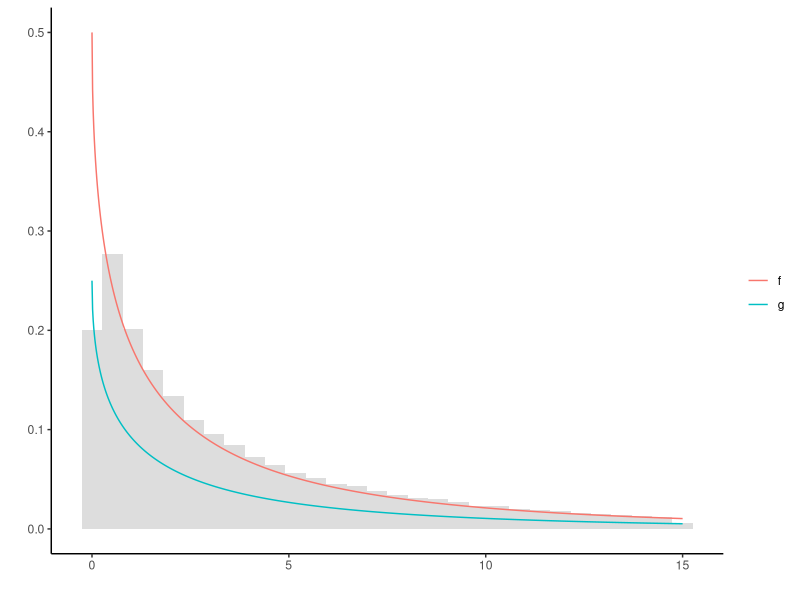
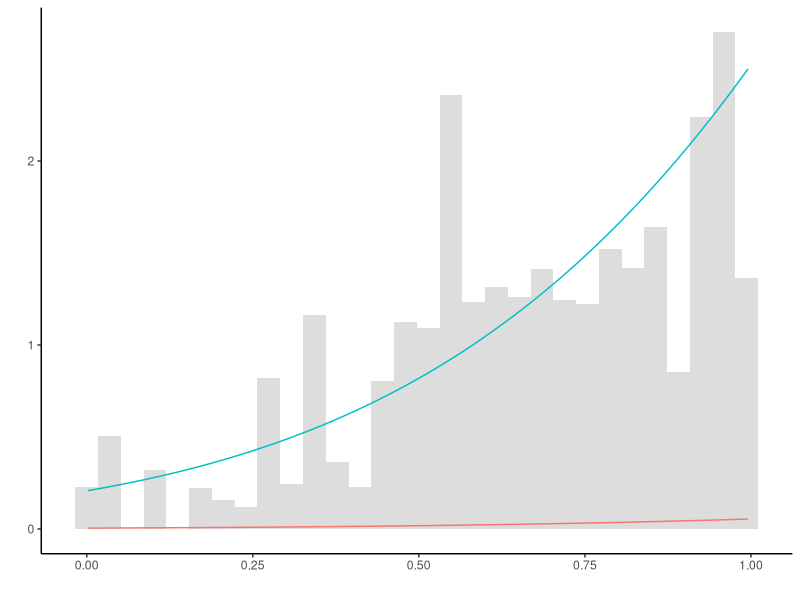
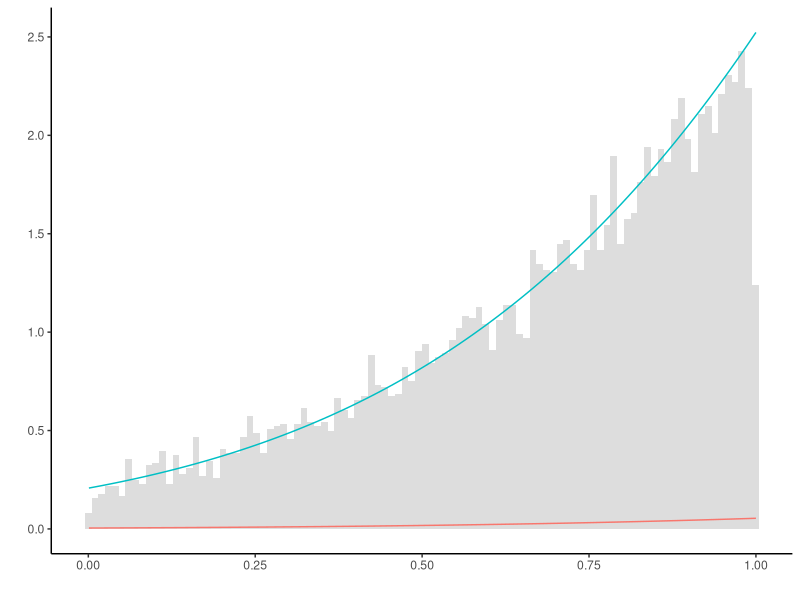
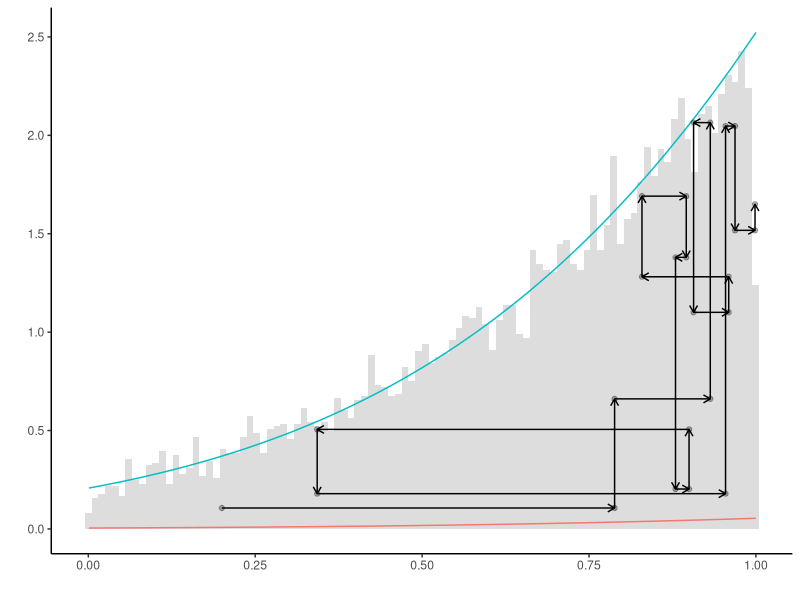
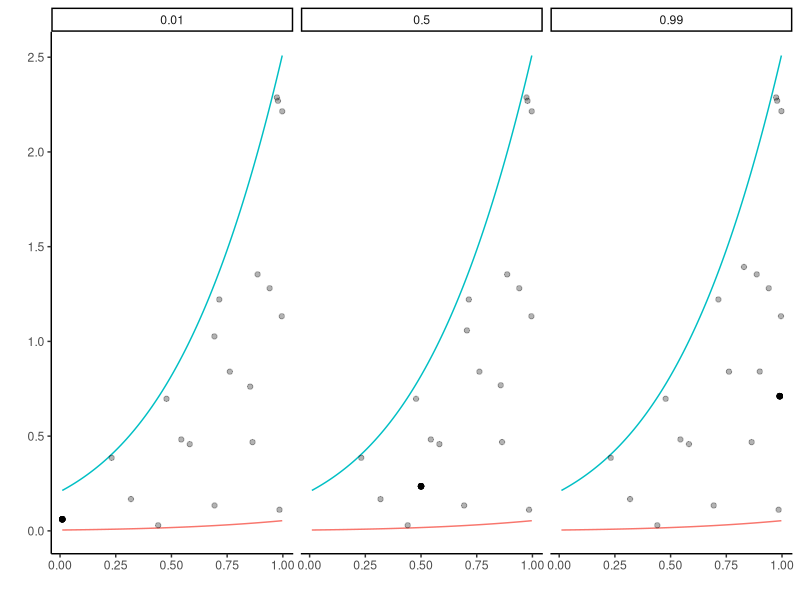
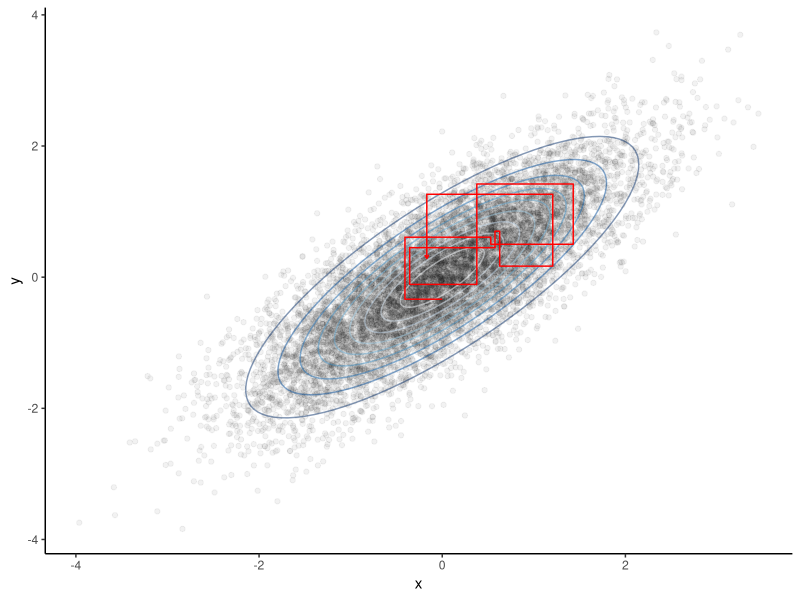

R code for these plots, in order:
## ---- chunk 1
knitr::opts_chunk$set(echo = TRUE)
## ---- chunk 2

g <- function(x) exp(-sqrt(x)) / 4 #density up to constant 2 
f <- function(x) 2 * g(x) #true density

## ---- chunk 3

N <- 1e5 #length of random walk
X <- c(1) #starting value
for (n in 1:N) {
  Y <- runif(1, 0, g(X[n])) #vertical slice
  X[n + 1] <- runif(1) * log(4 * Y) ** 2 #horizontal slice
}

require("tidyverse")
df <- tibble(x = seq(0, 15, l = 1e3), g = g(x), f = f(x))
df <- gather(df, f, g, key = "col", value = "val")
ggplot() + theme_classic() + labs(y = '', x = '', color = '') +
  geom_histogram(aes(X[X < 15], y = ..density..), alpha = 0.2) +
  geom_line(data = df, aes(x, val, colour = col))

## ---- chunk 4


f <- function(x) dnorm(x, 3, 1) * (0 <= x & x <= 1) #truncated normal
q <- function(x) dnorm(x, 3, 1) #proposal density

c = 1 / (pnorm(1,3,1) - pnorm(0,3,1)) #normalizing constant
g <- function(x) dnorm(x, 3, 1) * c #true density

rho <- function(x, y) f(y) / f(x) * q(x) / q(y) #acceptance probability

N <- 1e4 #length of chain
Y <- rnorm(N, 3, 1) #draw from proposal 

X <- c(0.5) #initial value of Markov chain
for (n in 1:N) {
  if (runif(1) < rho(X[n],Y[n])) X[n + 1] = Y[n] #accept with rho
  else X[n + 1] <- X[n] #reject with 1-rho
}

ggplot() + theme_classic() + labs(y = '', x = '', color = '') +
  geom_histogram(aes(X, y = ..density..), alpha = 0.2) +
  stat_function(fun = function(x) f(x), color = "#f8766d") + 
  stat_function(fun = function(x) g(x), color = "#00bfc4")  


## ---- chunk 5

set.seed(123)

N <- 1e4 #length of chain
X <- c(0.2) #initial value of the chain
Y <- c() #vertical slice
for (n in 1:N) {
  Y[n] <- runif(1) * f(X[n]) #vertical slice
  X[n + 1] <- runif(1, max(3 - sqrt(-2 * log(sqrt(2 * pi) * Y[n])), 0), 1) #horiz. slice
}

plt = ggplot() + theme_classic() + labs(y = '', x = '', color = '') +
  geom_histogram(aes(X, y = ..density..), alpha = 0.2, bins = 100) +
  stat_function(fun = function(x) f(x), color = "#f8766d") + 
  stat_function(fun = function(x) g(x), color = "#00bfc4")  
plt

## ---- chunk 6
m <- 12 #number of steps

plt +
  geom_point(aes(x = X[1:(m + 1)], y = c * Y[1:(m + 1)]), alpha = 0.3) +
  geom_point(aes(x = X[2:(m + 1)], y = c * Y[1:m]), alpha = 0.3) +
  geom_segment(aes(
    x = X[1:m],
    y = c * Y[1:m],
    xend = X[2:(m + 1)],
    yend = c * Y[1:m]
  ),
  arrow = arrow(length = unit(0.2, "cm"))) +
  geom_segment(aes(
    x = X[2:(m + 1)],
    y = c * Y[1:m],
    xend = X[2:(m + 1)],
    yend = c * Y[2:(m + 1)]
  ),
  arrow = arrow(length = unit(0.2, "cm"))) 

## ---- chunk 7

set.seed(123)
N <- 20 #length of chain
X <- U <- matrix(NA, nrow = N, ncol = 3)

Vh <- runif(N) #use the same uniform random variables for the horizontal slice 
Vv <- runif(N) #use the same uniform random variables for the vertical slice  

X[1,] <- c(0.01, 0.5, 0.99) # initial values for horizontal slice
U[1,] <- Vh[1] * f(X[1,]) #first vertical slice

for (n in 2:N) {
  
  shift <- pmax(3 - sqrt(-2 * log(sqrt(2 * pi) * U[n - 1, ])), 0)
  X[n, ] <- Vv[n] * (1 - shift) + shift #horizontal slice
  U[n, ] <- Vh[n] * f(X[n, ]) #vertical slice
  
}


#plot results
df = tibble(x = c(X), y = c(U), group = rep(X[1,], each = N))
ggplot(df) + theme_classic() + labs(y = '', x = '', color = '') +
  stat_function(fun = function(x) f(x), color = "#f8766d") + 
  stat_function(fun = function(x) g(x), color = "#00bfc4") + 
geom_point(aes(x = x, y = c * y), alpha = 0.3) +
  geom_point(aes(x = group, y = c * Vh[1] * f(group)), colour = "black", alpha = 0.3) + 
  facet_wrap(~as.factor(group))

## ---- chunk 8

set.seed(123)
rho <- 0.8

N <- 1e4 #length of chain
X <- c(0); Y <- c() #initial values

for (n in 1:N) {
  Y[n] = rnorm(1, rho * X[n], (1 - rho ** 2) ** .5)
  X[n + 1] = rnorm(1, rho * Y[n], (1 - rho ** 2) ** .5)
}

## ---- chunk 9

# plot results
require('tidyverse')
require('ellipse')
require('RColorBrewer')

#true distribution
SIG = matrix(c(1, rho, rho, 1), 2, 2) #true covariance matrix
df.conf = as_tibble(do.call('rbind', mapply(
  function(z) cbind(ellipse(SIG, level = z), z), seq(.1, .9, .1), SIMPLIFY = F
))) # ellipsoids of true distribution

#generated sample
df = tibble(x = X[1:n], y = Y)
df.path = tibble(x = c(df$x[1], rep(df$x[2:10], each = 2)),
                 y = c(rep(df$y[1:9], each = 2), df$y[10]))

ggplot(df, aes(x, y)) + theme_classic() +
  guides(color = FALSE) + scale_color_brewer() + 
  geom_point(alpha = 0.05) +
  geom_path(data = df.conf, aes(color = as.factor(z)), alpha = 0.5) + 
  #geom_point(data = df[1:10, ], color = 'red') +
  geom_path(data = df.path, color = 'red', arrow = arrow(length = unit(0.1, "cm")))  
